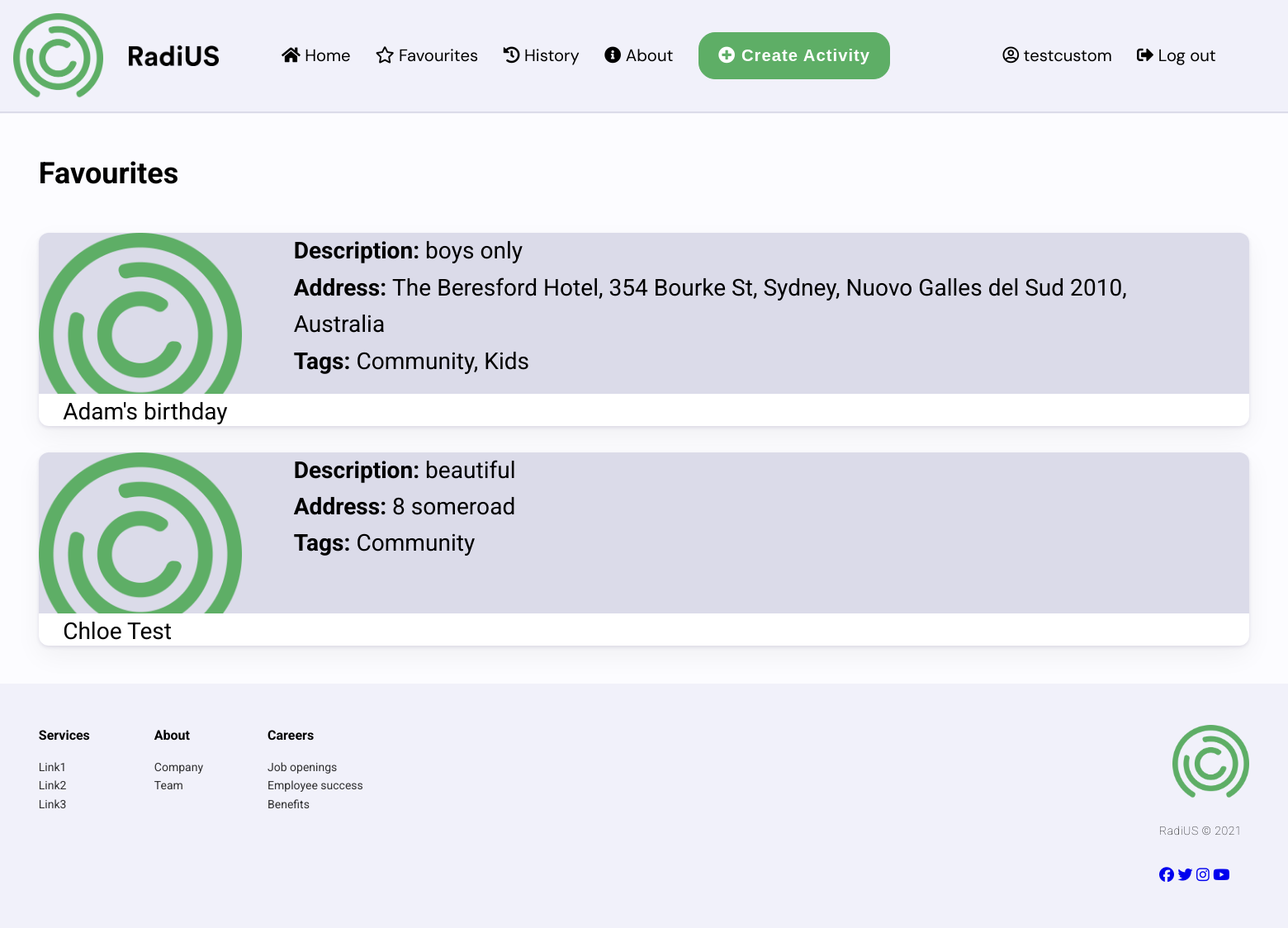
Before: /favourites (signed in) with the older database file.
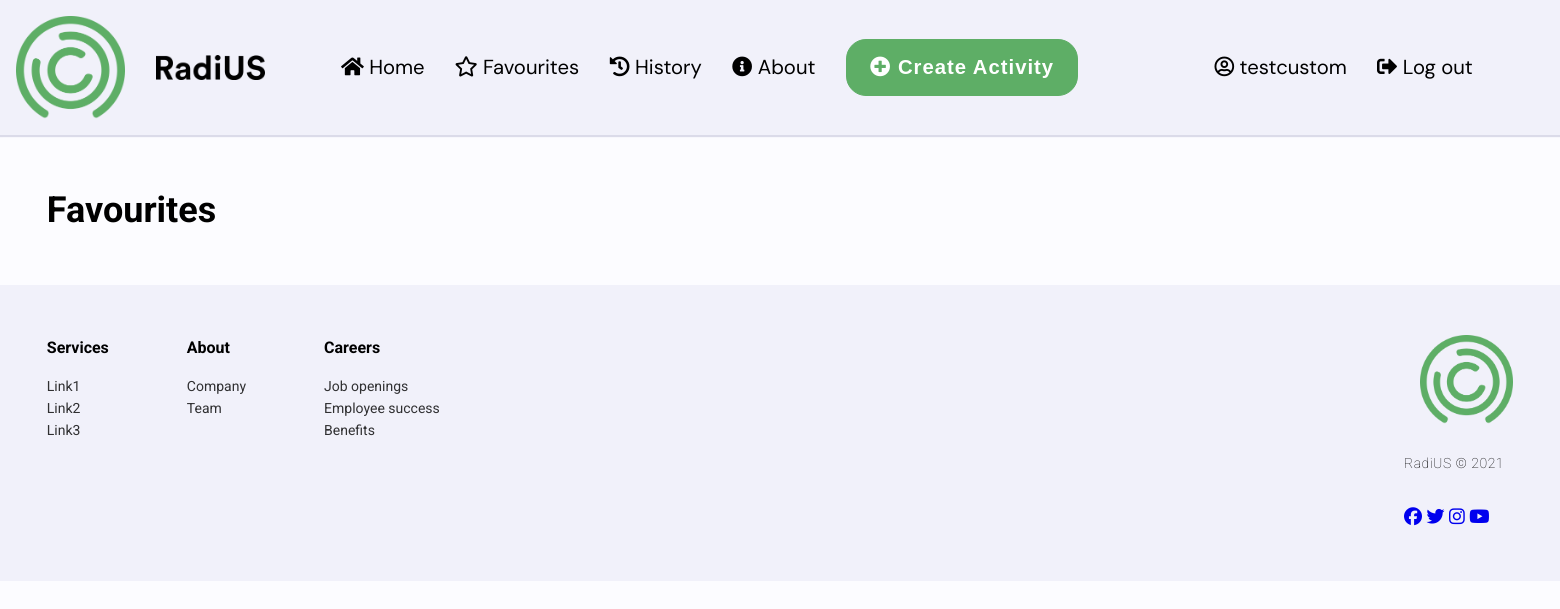
After: the same page with the newer database file.
### radius/models.py (models this page shows, shortened)
class Activity(models.Model):
    name = models.CharField(max_length=200, help_text='Activity Name')
    description = models.TextField(help_text='Activity Description')
    address = models.CharField(max_length=200, help_text='Activity Address')
    tags = models.ManyToManyField(ActivityTags, help_text='Select Tags')
    id = models.UUIDField(primary_key=True, default=uuid.uuid4,
                          help_text='Activity Key')
    datetime = models.DateTimeField(default=datetime.datetime.now())
    longitude = models.FloatField(default=151.7420)
    latitude = models.FloatField(default=-33.871846)
    image = models.ImageField(upload_to='images/', default='noimage.jpg')

class ActivityTags(models.Model):
    name = models.CharField(max_length=200, help_text='Enter a Tag (e.g. Community')
    def __str__(self):
        return self.name

### radius/views.py (the view)
# urls.py: path('favourites', views.favourites, name='favourites'),
def favourites(request):
    activities = request.user.profile.favourites.all()
    return render(request, 'favourites.html', {'activities' :activities})

### radius/templates/favourites.html
{% extends 'base.html' %}
{% load static %}
{% block content %}
{% include 'partials/navbar.html' %}
<main>
    <h1>Favourites</h1>
{% include 'partials/activitycard-ext.html' %}
</main>
{% include 'partials/footer.html' %}
{% endblock %}

### radius/templates/partials/activitycard-ext.html
{% load static %}
{% if activities %}
        <div class="fav_activityList">
                {% for activity in activities %}
                        <div class="fav_activity_container">
                                <div class="fav_img"><img src="static/img/logo_icon.png" alt="{{ activity.name }}"></div>
                                <div class="fav_description">
                                        <b>Description: </b>{{ activity.description }}<br>
                                        <b>Address: </b>{{ activity.address }}<br>
                                        <b>Tags: </b>{{ activity.tags.all|join:", " }}<br>
                                </div>
                                <div class="fav_activity_title">{{ activity.name }}</div>
                        </div>
                {% endfor %}
{% endif %}
        </div>

Changed rows visible on the page:
removed Activity: description "boys only", address "The Beresford Hotel, 354 Bourke St, Sydney, Nuovo Galles del Sud 2010, Australia", tags.all "Community, Kids", name "Adam's birthday"
removed Activity: description "beautiful", address "8 someroad", tags.all "Community", name "Chloe Test"
